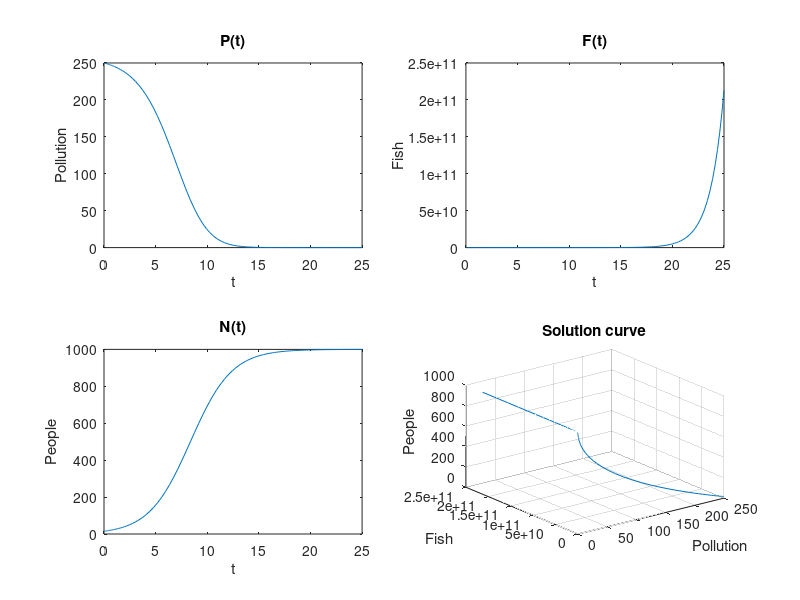

MATLAB code to generate this figure:
function xa = lake_pollution_all4(~)

% This function describes the Lake Pollution Eqs
%
% dP/dt=N*P-phi*N*P
% dF/dt=lam*F-Sp*F-gam*bet*sig*N
% dN/dt=e*N*(1-(N/k))
P = 250;
F = 2000;
N = 15;

pmax = 1000;%max amount of pollution in the lake
phi = 1.001;%amount of polution humans clean up****
lam = 1;%fish reproductive rate****
gam = (pmax-P)/pmax;%porportion of pollution in the lake
Sp = 1-gam;%death rate of fish pop from pollution****
bet = 0.5;%porportion of humans that fish**
sig = 25;%number of fish each human catches**
e = 0.5;%human growth rate**
k = 1000;%human carrying capacity


% dx = zeros(3,1);
% 
% dx(1)=x(3)*x(1)-phi*x(3)*x(1);
% dx(2)=lam*x(2)-Sp*x(2)-gam*bet*sig*x(3);
% dx(3)=e*x(3)*(1-(x(3)/k));

f = @(t,x)[x(3)*x(1)-phi*x(3)*x(1);lam*x(2)-Sp*x(2)-gam*bet*sig*x(3);e*x(3)*(1-(x(3)/k));];
[t,xa] = ode45(f,[0 25],[P F N]);

figure

subplot(2,2,1)
plot(t,xa(:,1))
title('P(t)')
xlabel('t'), ylabel('Pollution')

subplot(2,2,2)
plot(t,xa(:,2))
title('F(t)')
xlabel('t'), ylabel('Fish')

subplot(2,2,3)
plot(t,xa(:,3))
title('N(t)')
xlabel('t'), ylabel('People')

subplot(2,2,4)
plot3(xa(:,1),xa(:,2),xa(:,3))
grid on
title('Solution curve')
xlabel('Pollution'), ylabel('Fish'), zlabel('People')
end

